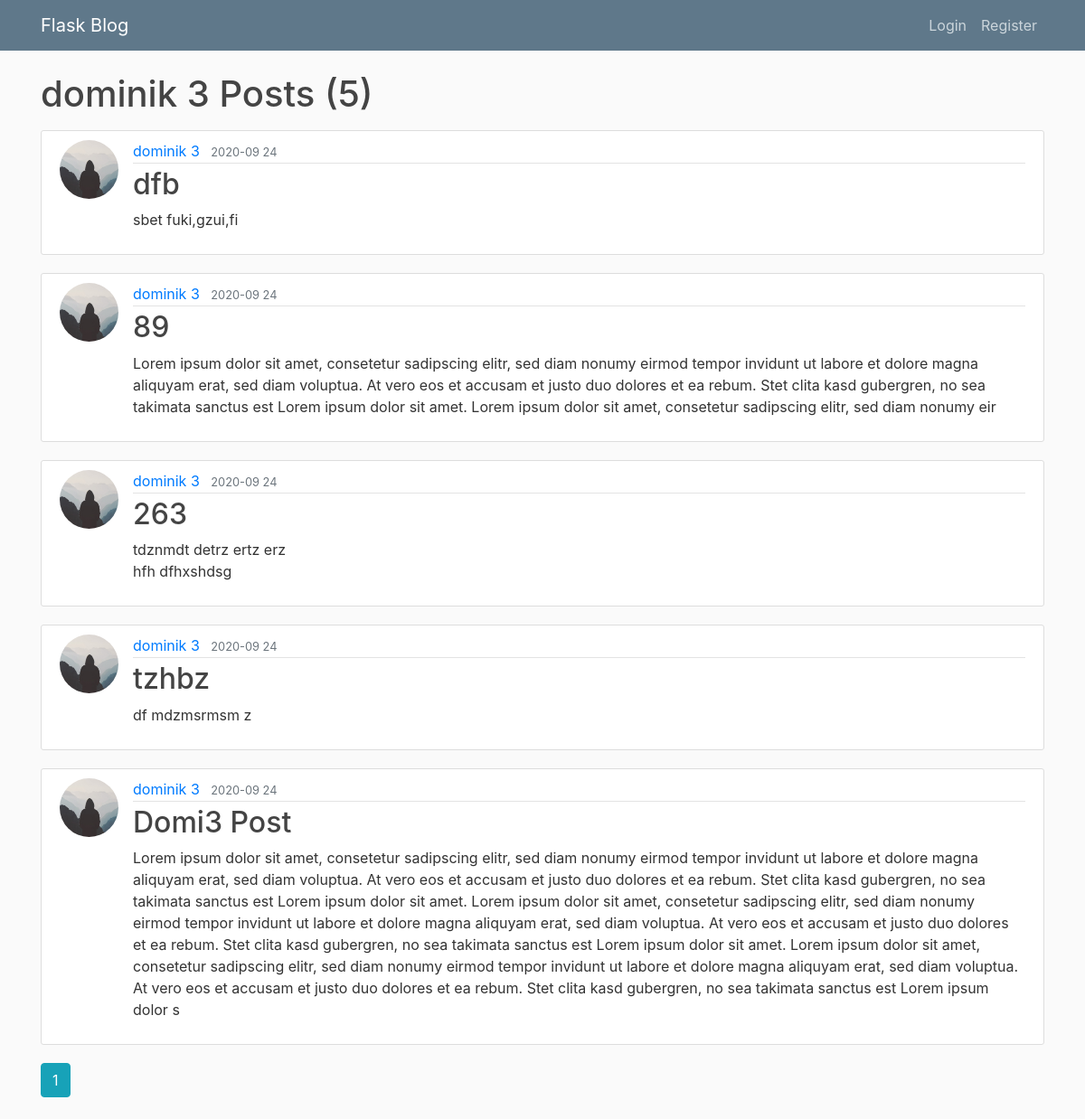
Before: /user/dominik 3 with the older database file.
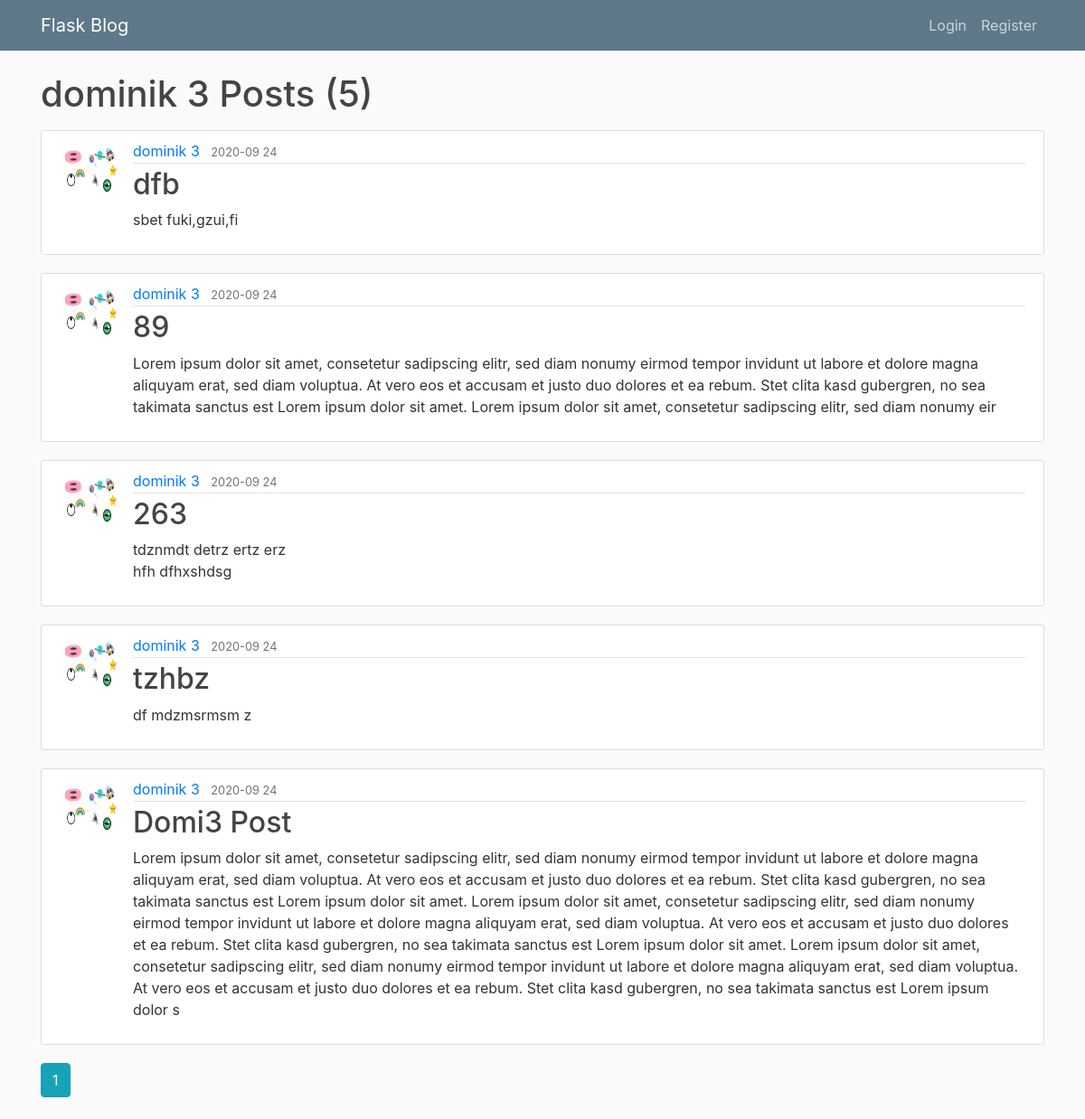
After: the same page with the newer database file.
### fam_home/models.py (models this page shows, shortened)
class User(db.Model, UserMixin):
    id = db.Column(db.Integer, primary_key=True)
    username = db.Column(db.String(20), unique=True, nullable=False)
    email = db.Column(db.String(120), unique=True, nullable=False)
    image_file = db.Column(db.String(20), nullable=False, default='default.jpg')
    password = db.Column(db.String(60), nullable=False)
    posts = db.relationship('Post', backref='author', lazy=True)

class Post(db.Model):
    id = db.Column(db.Integer, primary_key=True)
    title = db.Column(db.String(100), nullable=False)
    date_posted = db.Column(db.DateTime, nullable=False, default=datetime.utcnow)
    content = db.Column(db.Text, nullable=False)
    user_id = db.Column(db.Integer, db.ForeignKey('user.id'), nullable=False)

### fam_home/posts/routes.py (the view)
@posts.route('/user/<string:username>')
def user_posts(username):
    page = request.args.get('page', 1, type=int)
    user = User.query.filter_by(username=username).first_or_404()
    posts = Post.query.filter_by(author=user) \
        .order_by(Post.date_posted.desc()) \
        .paginate(page=page, per_page=5)
    return render_template('user_posts.html', posts=posts, user=user)

### fam_home/templates/user_posts.html (shortened to what this page needs)
{% extends 'base.html' %}
{% block page_content %}
<h1 class="mb-3">{{user.username}} Posts ({{ posts.total }})</h1>
{% for post in posts.items %}
<article class="media content-section">
    <img class="rounded-circle article-img"
         src="{{url_for('static', filename='profile_pics/' + post.author.image_file)}}">
    <div class="media-body">
        <div class="article-metadata">
            <a class="mr-2" href="{{ url_for('posts.user_posts', username=post.author.username)}}">{{ post.author.username
                }}</a>
            <small class="text-muted">{{ post.date_posted.strftime('%Y-%m %d') }}</small>
        </div>
        <h2><a class="article-title" href="{{ url_for('posts.post', post_id=post.id) }}">{{ post.title }}</a></h2>
        <p class="article-content">{{ post.content }}</p>
    </div>
</article>
{% endfor %}
{% for page_num in posts.iter_pages(left_edge=1, right_edge=1, left_current=1, right_current=2) %}
    {% if page_num %}
        {% if posts.page == page_num %}
            <a class="btn btn-info mb-4" href="{{ url_for('posts.user_posts', username=user.username, page=page_num) }}"> {{ page_num }}</a>
        {% else %}
            <a class="btn btn-outline-info mb-4" href="{{ url_for('posts.user_posts', username=user.username, page=page_num) }}"> {{ page_num }}</a>
        {% endif %}
    {% else %}
        ...
    {% endif %}
{% endfor %}
{% endblock %}

### fam_home/templates/base.html (shortened to what this page needs)
<!DOCTYPE html>
<html>
<head>
    <link rel="stylesheet" href="https://maxcdn.bootstrapcdn.com/bootstrap/4.0.0/css/bootstrap.min.css"
>
    <link rel="stylesheet" type="text/css" href="{{ url_for('static', filename='main.css') }}">
</head>
<body>
{% block navbar %}
<div class="container">
    <header class="site-header">
        <nav class="navbar navbar-expand-md navbar-dark bg-steel fixed-top">
            <div class="container">
                <a class="navbar-brand mr-4" href="/">Flask Blog</a>
                <div class="collapse navbar-collapse" id="navbarToggle">
                    <div class="navbar-nav">
                        {% if current_user.is_authenticated %}
                        <a class="nav-item nav-link" href="{{ url_for('posts.new_post') }}">New Post</a>
                        <a class="nav-item nav-link" href="{{ url_for('users.account') }}">Account</a>
                        <a class="nav-item nav-link" href="{{ url_for('users.logout') }}">Logout</a>
                        {% else %}
                        <a class="nav-item nav-link" href="{{ url_for('users.login') }}">Login</a>
                        <a class="nav-item nav-link" href="{{ url_for('users.register') }}">Register</a>
                        {% endif %}
                    </div>
                </div>
            </div>
        </nav>
    </header>
</div>
{% endblock %}
{% block content %}
<div class="container">
    {% block page_content %}{% endblock %}
</div>
{% endblock %}
</body>
</html>

### fam_home/static/main.css (style rules this page uses)
body { background: #fafafa; color: #333333; margin-top: 5rem; }
h1, h2, h3, h4, h5, h6 { color: #444444; }
.bg-steel { background-color: #5f788a; }
.site-header .navbar-nav .nav-link { color: #cbd5db; }
.content-section { background: #ffffff; padding: 10px 20px; border: 1px solid #dddddd; border-radius: 3px; margin-bottom: 20px; }
.article-title { color: #444444; }
.article-content { white-space: pre-line; }
.article-img { height: 65px; width: 65px; margin-right: 16px; }
.article-metadata { padding-bottom: 1px; margin-bottom: 4px; border-bottom: 1px solid #e3e3e3 }

Changed rows visible on the page:
changed through a linked row, Post "dfb": image_file: picture added in place of a placeholder
changed through a linked row, Post (number 2 of 5 on the later page): image_file: picture added in place of a placeholder
changed through a linked row, Post "tdznmdt detrz ertz erz hfh dfhxshdsg": image_file: picture added in place of a placeholder
changed through a linked row, Post "tzhbz": image_file: picture added in place of a placeholder
changed through a linked row, Post "Domi3 Post": image_file: picture added in place of a placeholder
